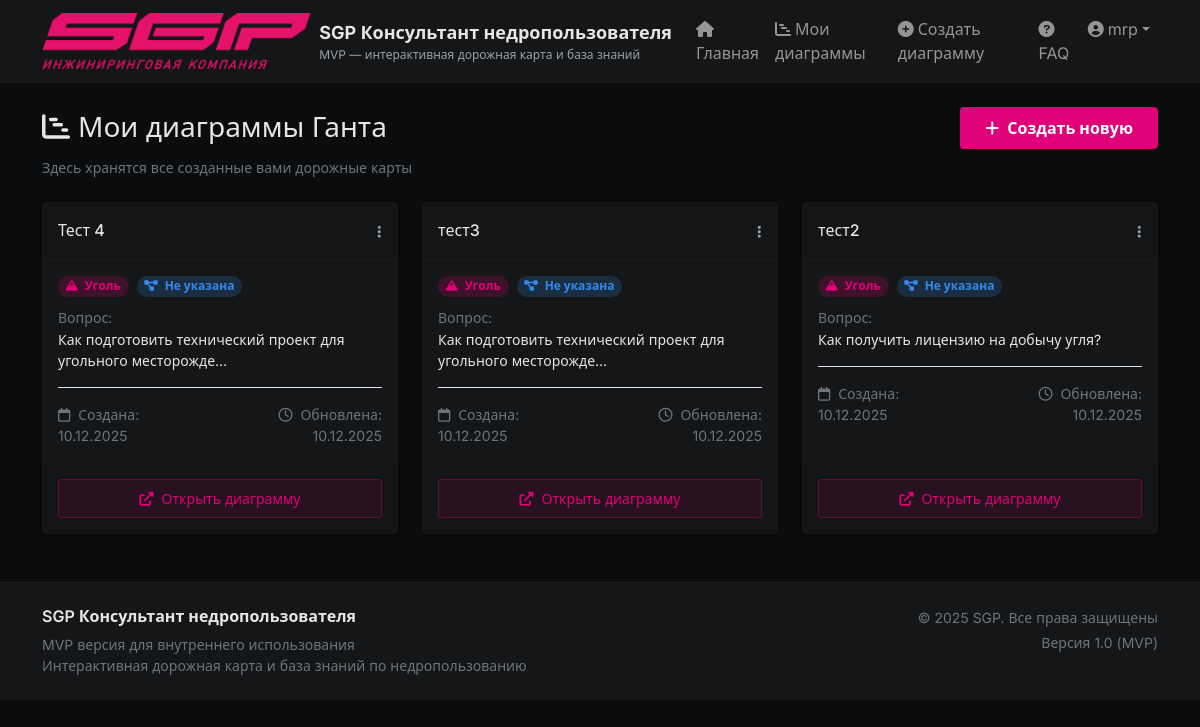
The app's page /roadmap/dashboard/ (signed in) with its own data.
### users_app/models.py (models this page shows, shortened)
class CustomUser(AbstractUser):
    ROLE_CHOICES = (
        ('user', 'Обычный пользователь'),
        ('moderator', 'Модератор контента'),
        ('admin', 'Администратор'),
    )
    role = models.CharField(
        max_length=20,
        choices=ROLE_CHOICES,
        default='user',
        verbose_name='Роль'
    )
    phone = models.CharField(
        max_length=20,
        blank=True,
        verbose_name='Телефон'
    )
    company = models.CharField(
        max_length=100,
        blank=True,
        verbose_name='Компания'
    )
    position = models.CharField(
        max_length=100,
        blank=True,
        verbose_name='Должность'
    )
    def is_moderator(self):
        return self.role in ['moderator', 'admin']
    class Meta:
        verbose_name = 'Пользователь'
        verbose_name_plural = 'Пользователи'

### roadmap_app/models.py (models this page shows, shortened)
class UserGanttChart(models.Model):
    user = models.ForeignKey(
        settings.AUTH_USER_MODEL,
        on_delete=models.CASCADE,
        related_name='gantt_charts',
        verbose_name='Пользователь'
    )
    title = models.CharField(max_length=200, verbose_name='Название проекта')
    mineral_type = models.ForeignKey(
        MineralType,
        on_delete=models.SET_NULL,
        null=True,
        blank=True,
        verbose_name='Тип полезного ископаемого'
    )
    start_stage = models.ForeignKey(
        Stage,
        on_delete=models.SET_NULL,
        null=True,
        blank=True,
        related_name='start_charts',
        verbose_name='Начальный этап'
    )
    question = models.ForeignKey(
        Question,
        on_delete=models.SET_NULL,
        null=True,
        blank=True,
        verbose_name='Целевой вопрос'
    )
    chart_data = models.JSONField(default=dict, verbose_name='Данные диаграммы')
    created_at = models.DateTimeField(auto_now_add=True)
    updated_at = models.DateTimeField(auto_now=True)
    class Meta:
        verbose_name = 'Диаграмма Ганта'
        verbose_name_plural = 'Диаграммы Ганта'
        ordering = ['-created_at']

class MineralType(models.Model):
    name = models.CharField(max_length=100, verbose_name='Название')
    code = models.CharField(max_length=50, unique=True, verbose_name='Код')
    description = models.TextField(blank=True, verbose_name='Описание')
    created_at = models.DateTimeField(auto_now_add=True)
    updated_at = models.DateTimeField(auto_now=True)
    class Meta:
        verbose_name = 'Тип полезного ископаемого'
        verbose_name_plural = 'Типы полезных ископаемых'

class Question(models.Model):
    text = models.CharField(max_length=500, verbose_name='Текст вопроса')
    code = models.CharField(max_length=50, unique=True, verbose_name='Код вопроса')
    description = models.TextField(blank=True, verbose_name='Описание вопроса')
    mineral_types = models.ManyToManyField(
        MineralType,
        related_name='questions',
        verbose_name='Доступно для типов ПИ'
    )
    target_stages = models.ManyToManyField(
        Stage,
        related_name='target_questions',
        verbose_name='Целевые этапы',
        help_text='До каких этапов нужно дойти для решения вопроса'
    )
    class Meta:
        verbose_name = 'Вопрос'
        verbose_name_plural = 'Вопросы'

### roadmap_app/views.py (the view)
# urls.py: path('dashboard/', views.dashboard, name='dashboard'),
@login_required
def dashboard(request):
    user_charts = UserGanttChart.objects.filter(user=request.user).order_by('-created_at')
    return render(request, 'roadmap_app/dashboard.html', {
        'charts': user_charts
    })

### roadmap_app/templates/roadmap_app/dashboard.html (shortened to what this page needs)
{% extends 'base.html' %}
{% load static %}
{% block content %}
<div class="row mb-4">
    <div class="col-12">
        <div class="d-flex justify-content-between align-items-center">
            <h1 class="h3 mb-0" style="color: #e6e6e7;">
                <i class="fas fa-chart-gantt me-2"></i>Мои диаграммы Ганта
            </h1>
            <a href="{% url 'create_gantt' %}" class="btn px-4 py-2"
               style="background-color: #E00078; color: white; font-weight: 600;">
                <i class="fas fa-plus me-2"></i>Создать новую
            </a>
        </div>
        <p class="text-muted small mb-0 mt-2">
            Здесь хранятся все созданные вами дорожные карты
        </p>
    </div>
</div>
{% if charts %}
<div class="row">
    {% for chart in charts %}
    <div class="col-xl-4 col-lg-6 mb-4">
        <div class="card border-0 shadow h-100"
             style="background-color: #151617; border: 1px solid rgba(255,255,255,0.03);">
            <div class="card-header py-3" style="border-bottom: 1px solid rgba(255,255,255,0.03);">
                <div class="d-flex justify-content-between align-items-center">
                    <h5 class="mb-0" style="color: #e6e6e7; font-size: 1rem;">
                        {{ chart.title|truncatechars:30 }}
                    </h5>
                    <div class="dropdown">
                        <button class="btn btn-sm p-0" type="button" data-bs-toggle="dropdown"
                                style="color: #9aa0a6;">
                            <i class="fas fa-ellipsis-v"></i>
                        </button>
                    </div>
                </div>
            </div>
            <div class="card-body">
                <div class="mb-3">
                    <div class="d-flex align-items-center mb-2">
                        <span class="badge rounded-pill me-2"
                              style="background-color: rgba(224,0,120,0.2); color: #E00078;">
                            <i class="fas fa-mountain me-1"></i>
                            {{ chart.mineral_type.name|default:"Не указан" }}
                        </span>
                        <span class="badge rounded-pill"
                              style="background-color: rgba(52,137,235,0.2); color: #3489eb;">
                            <i class="fas fa-project-diagram me-1"></i>
                            {{ chart.project_stage.name|default:"Не указана" }}
                        </span>
                    </div>
                    {% if chart.question %}
                    <div class="mb-2">
                        <small class="text-muted">Вопрос:</small>
                        <p class="mb-0 small" style="color: #e6e6e7;">
                            {{ chart.question.text|truncatechars:60 }}
                        </p>
                    </div>
                    {% endif %}
                </div>
                <div class="border-top pt-3">
                    <div class="row small text-muted">
                        <div class="col-6">
                            <i class="far fa-calendar me-1"></i>
                            Создана: {{ chart.created_at|date:"d.m.Y" }}
                        </div>
                        <div class="col-6 text-end">
                            <i class="far fa-clock me-1"></i>
                            Обновлена: {{ chart.updated_at|date:"d.m.Y" }}
                        </div>
                    </div>
                </div>
            </div>
            <div class="card-footer py-3" style="border-top: 1px solid rgba(255,255,255,0.03);">
                <div class="d-grid">
                    <a href="{% url 'view_gantt' chart.id %}" class="btn btn-sm py-2"
                       style="background-color: rgba(224,0,120,0.1); color: #E00078; border: 1px solid rgba(224,0,120,0.3);">
                        <i class="fas fa-external-link-alt me-2"></i>Открыть диаграмму
                    </a>
                </div>
            </div>
        </div>
    </div>
    {% endfor %}
</div>
{% endif %}
{% endblock %}

### templates/base.html (shortened to what this page needs)
<!DOCTYPE html>
{% load static %}
<html lang="ru">
<head>
    <link href="https://cdn.jsdelivr.net/npm/bootstrap@5.1.3/dist/css/bootstrap.min.css" rel="stylesheet">
    <link rel="stylesheet" href="https://cdnjs.cloudflare.com/ajax/libs/font-awesome/6.0.0/css/all.min.css">
    <link href="{% static 'css/style.css' %}" rel="stylesheet">
</head>
<body>
    <nav class="navbar navbar-expand-lg navbar-dark" style="background-color: #151617; border-bottom: 1px solid rgba(255,255,255,0.03);">
        <div class="container">
            <a class="navbar-brand d-flex align-items-center" href="{% url 'home' %}">
                <img src="{% static 'images/logo.png' %}" alt="SGP Logo" height="56" class="me-2">
                <div>
                    <div class="brand-text" style="font-weight: 700; font-size: 18px; color: #e6e6e7;">
                        SGP Консультант недропользователя
                    </div>
                    <div class="subtitle" style="font-size: 12px; color: #9aa0a6;">
                        MVP — интерактивная дорожная карта и база знаний
                    </div>
                </div>
            </a>
            <div class="collapse navbar-collapse" id="navbarMain">
                <ul class="navbar-nav ms-auto">
                    <li class="nav-item">
                        <a class="nav-link" href="{% url 'home' %}">
                            <i class="fas fa-home me-1"></i>Главная
                        </a>
                    </li>
                    {% if user.is_authenticated %}
                        <li class="nav-item">
                            <a class="nav-link" href="{% url 'dashboard' %}">
                                <i class="fas fa-chart-gantt me-1"></i>Мои диаграммы
                            </a>
                        </li>
                        <li class="nav-item">
                            <a class="nav-link" href="{% url 'create_gantt' %}">
                                <i class="fas fa-plus-circle me-1"></i>Создать диаграмму
                            </a>
                        </li>
                        <li class="nav-item">
                            <a class="nav-link" href="{% url 'faq_search' %}">
                                <i class="fas fa-question-circle me-1"></i>FAQ
                            </a>
                        </li>
                        <li class="nav-item dropdown">
                            <a class="nav-link dropdown-toggle d-flex align-items-center" id="userDropdown" role="button" data-bs-toggle="dropdown">
                                <i class="fas fa-user-circle me-1"></i>
                                <span>{{ user.username }}</span>
                            </a>
                        </li>
                    {% endif %}
                </ul>
            </div>
        </div>
    </nav>
    <main class="py-4">
        <div class="container">
            {% block content %}{% endblock %}
        </div>
    </main>
    <footer class="mt-auto py-4" style="background-color: #151617; border-top: 1px solid rgba(255,255,255,0.03);">
        <div class="container">
            <div class="row">
                <div class="col-md-6">
                    <h6 style="color: #e6e6e7; font-weight: 600;">SGP Консультант недропользователя</h6>
                    <p class="text-muted small mb-0">MVP версия для внутреннего использования</p>
                    <p class="text-muted small mb-0">Интерактивная дорожная карта и база знаний по недропользованию</p>
                </div>
                <div class="col-md-6 text-md-end mt-3 mt-md-0">
                    <p class="text-muted small mb-1">&copy; {% now "Y" %} SGP. Все права защищены</p>
                    <p class="text-muted small mb-0">Версия 1.0 (MVP)</p>
                </div>
            </div>
        </div>
    </footer>
</body>
</html>

### static/css/style.css (style rules this page uses)
:root { --bg: #0b0c0d; --card: #151617; --light: #e6e6e7; --muted: #9aa0a6; --fuchsia: #E00078; --accent-weak: rgba(224,0,120,0.08); --glass: rgba(255,255,255,0.02); }
* { margin: 0; padding: 0; box-sizing: border-box; }
body { font-family: 'Inter', 'Segoe UI', system-ui, -apple-system, sans-serif; background-color: var(--bg); color: var(--light); min-height: 100vh; line-height: 1.5; }

### records on screen
CustomUser: username "mrp"
UserGanttChart: title "Тест 4", mineral_type.name "Уголь", project_stage.name "Не указана", question.text "Как подготовить технический проект для угольного месторожде…", created_at "10.12.2025", updated_at "10.12.2025"
UserGanttChart: title "тест3", mineral_type.name "Уголь", project_stage.name "Не указана", question.text "Как подготовить технический проект для угольного месторожде…", created_at "10.12.2025", updated_at "10.12.2025"
UserGanttChart: title "тест2", mineral_type.name "Уголь", project_stage.name "Не указана", question.text "Как получить лицензию на добычу угля?", created_at "10.12.2025", updated_at "10.12.2025"
